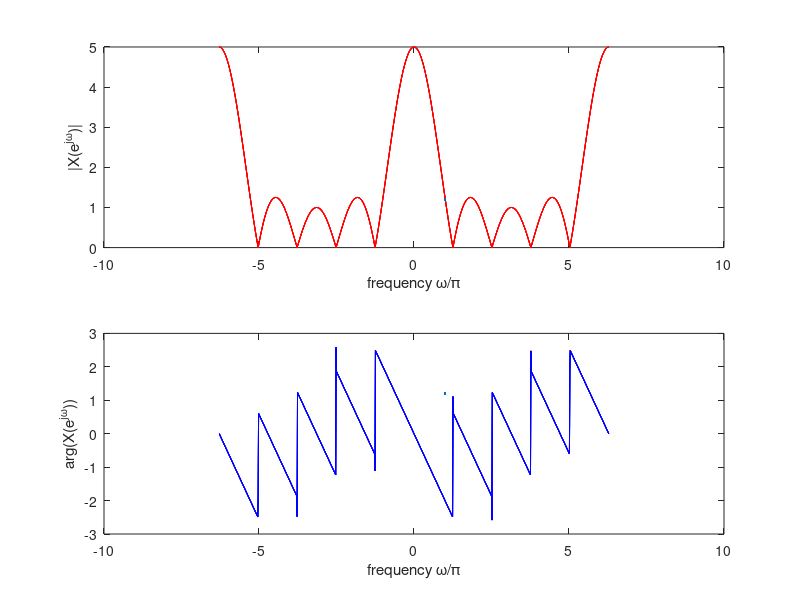

Write the MATLAB code that produced this figure.
clear;
N = 500;
u = [1, 1, 1, 1, 1];
y = 0;
k = -N:N;


for i = 0:4
       y = y + u.*exp(-1j*(2*pi/N).*(k'*i));
end

w = (2*pi.*k')/N;




figure 
title('DTFT of x[n]');
subplot(2, 1, 1);
plot(w, abs(y), 'r', LineWidth= 1.2);
xlabel('frequency \omega/\pi');
ylabel('|X(e^j^\omega)|');

subplot(2, 1, 2);
plot(w, angle(y), 'b', LineWidth= 1.2);
xlabel('frequency \omega/\pi');
ylabel('arg(X(e^j^\omega))');


